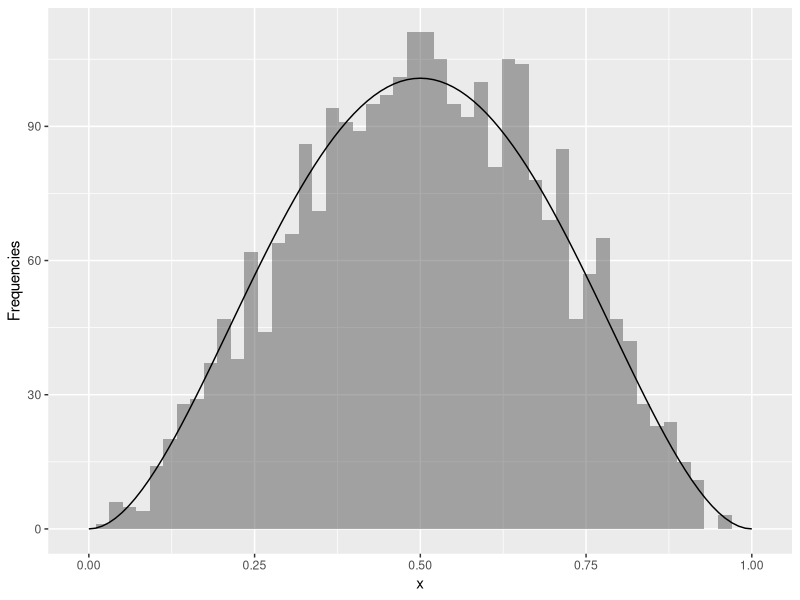
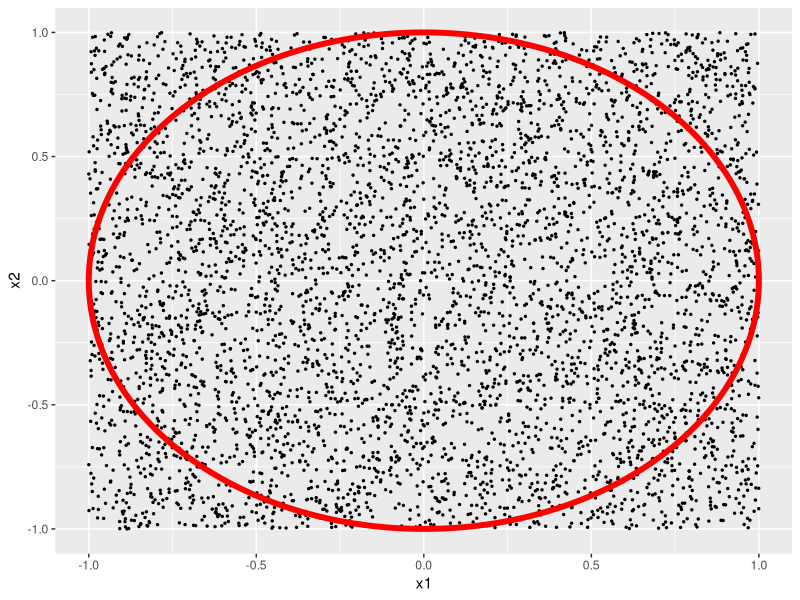
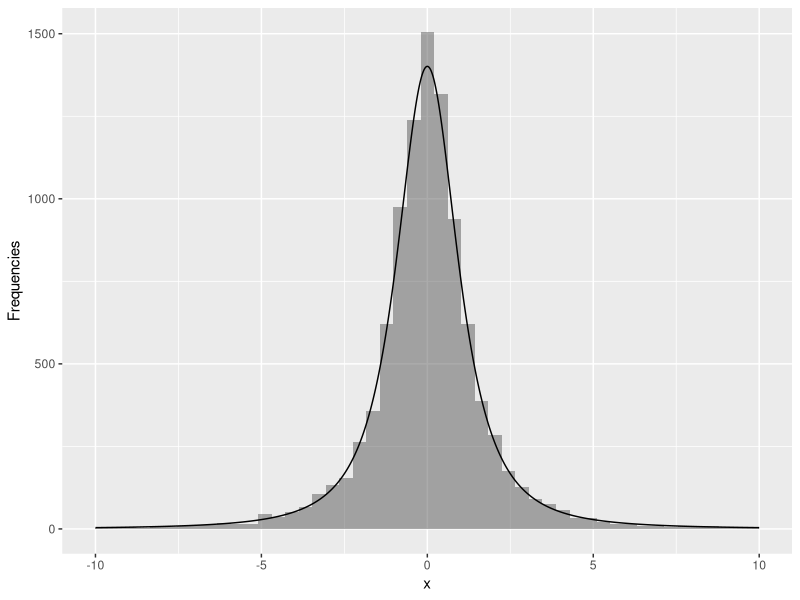

The R script that drew these images, in order:
## ---- chunk 1
library(ggplot2)

set.seed(11)
nmc = 5000
M = 1/(beta(3,3)*16)
Y_lst = rep(-1, nmc)
for (i in 1:nmc){
  X = runif(1)
  U = runif(1)
  if (U < dbeta(X,3,3)/M){
    Y_lst[i] = X
  }
}
Y_lst = Y_lst[which(Y_lst>=0)]
print(paste('M=',M,' accept ratio=',length(Y_lst)/nmc))

## overlap histogram with density 
nbin = 50
df_density = data.frame(x=seq(0,1,0.01),y=dbeta(seq(0,1,0.01),3,3)*length(Y_lst)/nbin)
ggplot() + geom_histogram(data=data.frame(Y_lst),aes(x=Y_lst),alpha=0.5,bins=nbin) +
  geom_line(data=df_density,aes(x=x,y=y)) + xlab('x') + ylab('Frequencies')
## ---- chunk 2
library(ggplot2)
library(ggforce)
nmc = 5000
coords = matrix(0, nrow = nmc, ncol =2)
n_in = 0
for (i in 1:nmc){
  coords[i,] = (runif(2)-0.5)*2
  if (sum(coords[i,]^2)<=1){
    n_in = n_in + 1
  }
}
print(paste('approximate of pi: ', n_in/nmc*4))
df_pi = data.frame(x1=coords[,1],x2=coords[,2])
ggplot() +
  geom_point(data=df_pi,aes(x=x1,y=x2),size=0.5) +
  geom_circle(aes(x0 = 0, y0 = 0, r = 1),color='red',linewidth=2)
## ---- chunk 3
nmc = 5000
n_stu = 75
thre = 10
births = seq(1,12,1)
birth_mat = matrix(sample(births,nmc*n_stu,replace=TRUE), nmc, n_stu)
n_same = 0
for (i in 1:nmc){
  for (j in 1:12){
    if ( length(which(birth_mat[i,]==j)) >= thre ){
      n_same = n_same + 1
      break
    }
  }
}
print(paste('the approximate probability that at least', thre, ' out of ', n_stu, 
            'students have birthday in a same month is:'))
print(n_same/nmc)
## ---- chunk 4
library(ggplot2)
t2 <- function(){
  xs = rnorm(3)
  return(xs[1]/sqrt((xs[2]^2+xs[3]^2)/2))
}

tdensity <- function(x,nu=2){
  return( gamma((nu+1)/2) / sqrt(pi*nu) / gamma(nu/2) * (1+x^2/nu)^(-(nu+1)/2) )
}

nmc = 10000
t_lst = rep(0,nmc)
for (i in 1:nmc){
  t_lst[i] = t2()
}
t_lst_truncate = t_lst[which(abs(t_lst)<10)]
nt = length(t_lst_truncate)

## density estimation. The MC samples are truncated to plot histograms
nbin = 50
x = seq(-10,10,0.01)
y = rep(0,length(x))
for (i in 1:length(x)){
  y[i] = tdensity(x[i])
}
df_density = data.frame(x=x,y=y*nt/nbin*20)
ggplot() + geom_histogram(data=data.frame(t_lst_truncate),aes(t_lst_truncate),alpha=0.5,bins=nbin) +
  geom_line(data=df_density,aes(x=x,y=y)) + xlab('x') + ylab('Frequencies') +
  xlim(-10,10)

## moment estimation (the second momenet actually does not exist)
print(paste('first moment:', mean(t_lst)))
print(paste('second moment:', mean(t_lst^2)))
